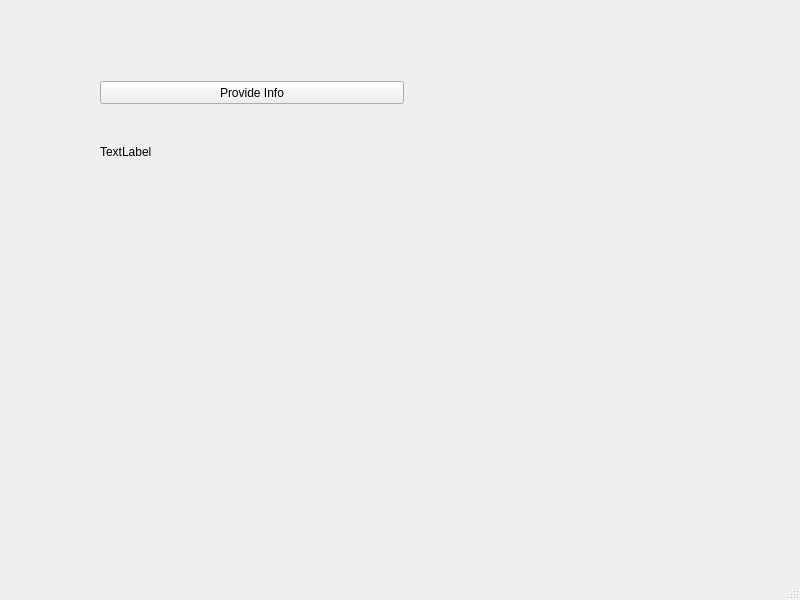
<?xml version="1.0" encoding="UTF-8"?>
<ui version="4.0">
 <class>MainWindow</class>
 <widget class="QMainWindow" name="MainWindow">
  <property name="geometry">
   <rect>
    <x>0</x>
    <y>0</y>
    <width>800</width>
    <height>600</height>
   </rect>
  </property>
  <property name="windowTitle">
   <string>MainWindow</string>
  </property>
  <widget class="QWidget" name="centralwidget">
   <widget class="QPushButton" name="provideInfoButton">
    <property name="geometry">
     <rect>
      <x>100</x>
      <y>81</y>
      <width>304</width>
      <height>23</height>
     </rect>
    </property>
    <property name="text">
     <string>Provide Info</string>
    </property>
   </widget>
   <widget class="QLabel" name="infoLabel">
    <property name="geometry">
     <rect>
      <x>100</x>
      <y>110</y>
      <width>304</width>
      <height>84</height>
     </rect>
    </property>
    <property name="text">
     <string>TextLabel</string>
    </property>
    <property name="wordWrap">
     <bool>true</bool>
    </property>
   </widget>
  </widget>
  <widget class="QMenuBar" name="menubar">
   <property name="geometry">
    <rect>
     <x>0</x>
     <y>0</y>
     <width>800</width>
     <height>22</height>
    </rect>
   </property>
  </widget>
  <widget class="QStatusBar" name="statusbar"/>
 </widget>
 <resources/>
 <connections/>
</ui>
